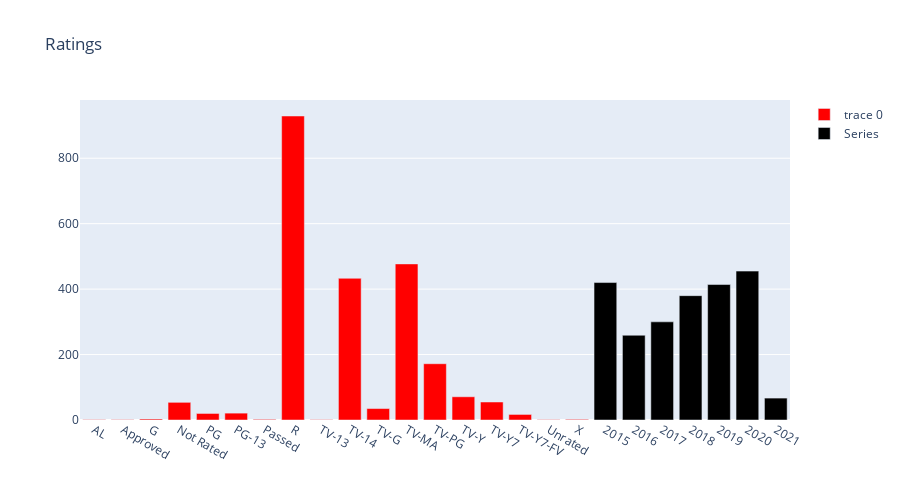

The notebook cell saved with this chart:
### Code cell
ratings_movie = df_net2[df_net2["Type"]=="Movie"].groupby("View Rating").size().reset_index()
ratings_series = df_net2[df_net2["Type"]=="Series"].groupby("View Rating").size().reset_index()
ratings_movie.columns = ["rating", "size"]
ratings_series.columns = ["rating", "size"]

trace1 = go.Bar(x=ratings_movie['rating'],
               y=ratings_movie['size'],
               marker_color='red')

trace1 = go.Bar(x=ratings_series['rating'],
               y=ratings_series['size'],
               marker_color='red')

layout = go.Layout(title="Ratings", height=500)
fig = go.Figure([trace1,trace2], layout=layout)
fig.show()

### Figure 1 — Plotly figure (JSON) as saved in the notebook; plotly's stock layout.template omitted (floating-point values rounded to 4 significant figures)
{"data": [{"marker": {"color": "red"}, "type": "bar", "x": ["AL", "Approved", "G", "Not Rated", "PG", "PG-13", "Passed", "R", "TV-13", "TV-14", "TV-G", "TV-MA", "TV-PG", "TV-Y", "TV-Y7", "TV-Y7-FV", "Unrated", "X"], "y": [1, 1, 3, 54, 20, 21, 2, 929, 1, 433, 35, 477, 172, 71, 55, 17, 1, 2]}, {"marker": {"color": "black"}, "name": "Series", "type": "bar", "x": ["2015", "2016", "2017", "2018", "2019", "2020", "2021"], "y": [420, 259, 300, 380, 414, 455, 67]}], "layout": {"height": 500, "title": {"text": "Ratings"}}}
